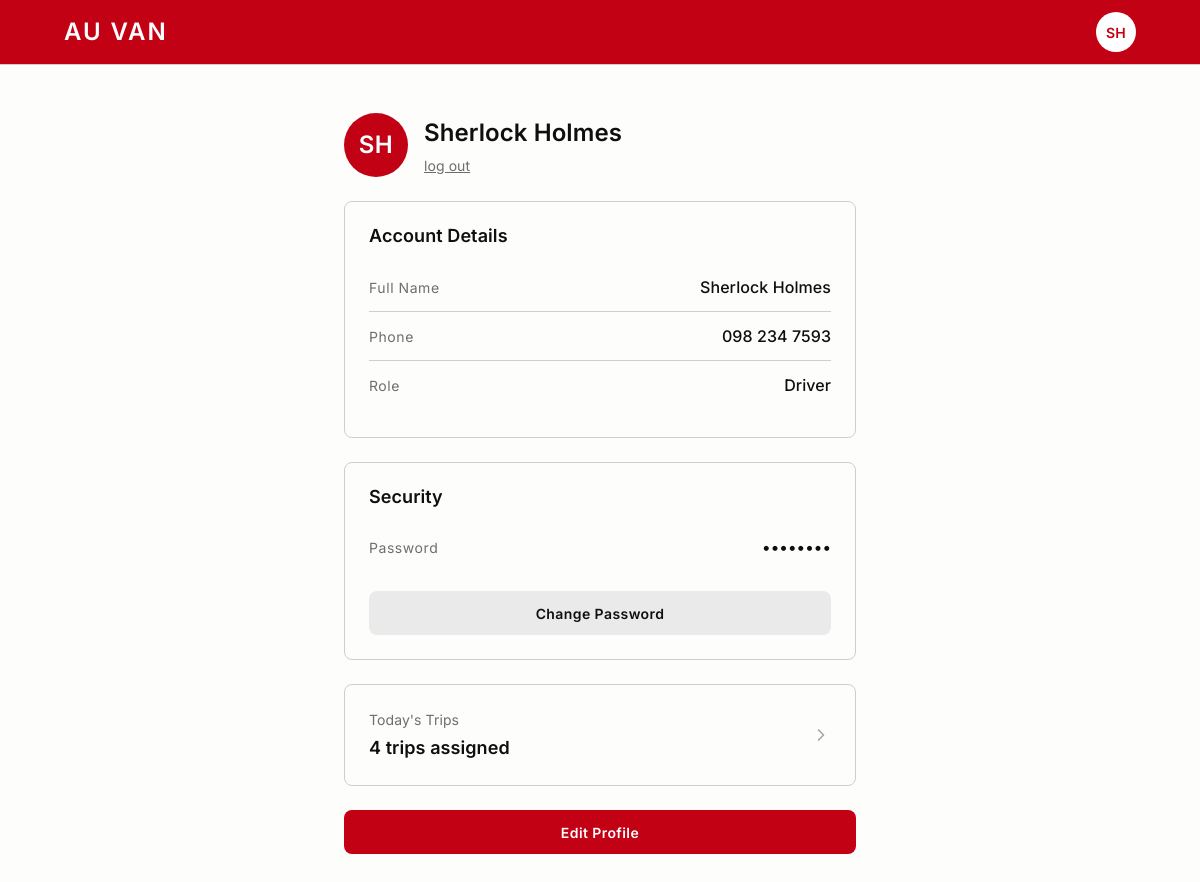
Page /driver-profile.php (signed in) on the committed database.
### tables this page shows
CREATE TABLE users (
    id            INT UNSIGNED NOT NULL AUTO_INCREMENT,
    name          VARCHAR(100) NOT NULL,
    phone         VARCHAR(20)  NOT NULL,
    password_hash VARCHAR(255) NOT NULL,            
    role          ENUM('passenger','driver','admin') NOT NULL DEFAULT 'passenger',
    created_at    TIMESTAMP    NOT NULL DEFAULT CURRENT_TIMESTAMP,
    PRIMARY KEY (id),
    UNIQUE KEY uq_users_phone (phone)               
);

### public/driver-profile.php (called while the page is built, shortened)
<?php
  require_once '../includes/driver-today.php';
  require_once '../includes/auth.php';
  $user = require_role('driver');
  $stmt = db()->prepare('SELECT name, phone FROM users WHERE id = ?');
  $stmt->bind_param('i', $user['id']);
  $stmt->execute();
  $row = $stmt->get_result()->fetch_assoc();
  $profile = [
    'name'  => $row['name'],
    'phone' => format_phone_display($row['phone']),
    'role'  => 'Driver',
  ];
  $trip_count = count(get_todays_trips());
  $summary = [
    'label' => "Today's Trips",
    'value' => $trip_count . ' ' . ($trip_count === 1 ? 'trip' : 'trips') . ' assigned',
    'href'  => 'driver-dashboard.php',
  ];
  $self    = 'driver-profile.php';
  $editing = isset($_GET['edit']);
  include '../includes/header.php';
  include '../includes/profile-shell.php';
  include '../includes/footer.php';
?>

### includes/db.php (called while the page is built, shortened)
<?php
function db(): mysqli
{
    static $conn = null;
    if ($conn instanceof mysqli) {
        return $conn;
    }
    $conn = new mysqli(DB_HOST, DB_USER, DB_PASS, DB_NAME, DB_PORT);
    $conn->set_charset('utf8mb4');
    return $conn;
}

### includes/auth.php (called while the page is built, shortened)
<?php
require_once __DIR__ . '/db.php';
function format_phone_display(string $phone): string
{
    if (preg_match('/^(\d{3})(\d{3})(\d{4})$/', $phone, $m)) {
        return "{$m[1]} {$m[2]} {$m[3]}";
    }
    return $phone;
}

### includes/driver-today.php (called while the page is built, shortened)
<?php
require_once __DIR__ . '/db.php';
require_once __DIR__ . '/today.php';
function get_todays_trips(): array
{
    $driverId = $_SESSION['user_id'] ?? null;
    $todayDate = today_iso();
    $stmt = db()->prepare("
        SELECT
            t.id,
            t.route_id,
            DATE_FORMAT(t.depart_time, '%h : %i %p') AS time,
            v.seats AS capacity,
            (SELECT COALESCE(SUM(b.seats), 0)
               FROM bookings b
              WHERE b.trip_id = t.id AND b.board_status = 'boarded') AS boarded
        FROM trips t
        JOIN vans v ON v.id = t.van_id
        WHERE t.driver_id = ? AND t.trip_date = ?
        ORDER BY t.depart_time
    ");
    $stmt->bind_param('is', $driverId, $todayDate);
    $stmt->execute();
    $result = $stmt->get_result();
    $trips = [];
    while ($row = $result->fetch_assoc()) {
        $trips[] = [
            'id'       => (int) $row['id'],
            'route_id' => (int) $row['route_id'],
            'time'     => $row['time'],
            'capacity' => (int) $row['capacity'],
            'boarded'  => (int) $row['boarded'],
            'status'   => 'upcoming',
        ];
    }
    if (!empty($trips)) {
        $trips[0]['status'] = 'next';
    }
    return $trips;
}

### includes/today.php (called while the page is built, shortened)
<?php
function today_iso(): string
{
    return '2026-05-10';
}

### includes/profile-shell.php (the view, shortened to what this page needs)
<?php
if (!function_exists('profile_initials')) {
    function profile_initials(string $name): string
    {
        $parts = preg_split('/\s+/', trim($name), -1, PREG_SPLIT_NO_EMPTY);
        $first = mb_substr($parts[0], 0, 1);
        $last  = count($parts) > 1 ? mb_substr(end($parts), 0, 1) : '';
        return mb_strtoupper($first . $last);
    }
}
$self    = $self    ?? 'profile.php';
$summary = $summary ?? null;
$editing = $editing ?? isset($_GET['edit']);
?>
<main class="page">
  <div class="container container-mid">
    <div class="profile">
      <div class="profile-head">
        <span class="profile-avatar"><?= htmlspecialchars(profile_initials($profile['name'])) ?></span>
        <span class="profile-id">
          <span class="profile-name"><?= htmlspecialchars($profile['name']) ?></span>
          <a class="profile-logout" href="logout.php">log out</a>
        </span>
      </div>
      <?php if (!$editing): ?>
        <section class="card">
          <h2 class="card-title">Account Details</h2>
          <dl class="profile-list">
            <div class="profile-row">
              <dt class="profile-label">Full Name</dt>
              <dd class="profile-value"><?= htmlspecialchars($profile['name']) ?></dd>
            </div>
            <div class="profile-row">
              <dt class="profile-label">Phone</dt>
              <dd class="profile-value"><?= htmlspecialchars($profile['phone']) ?></dd>
            </div>
            <div class="profile-row">
              <dt class="profile-label">Role</dt>
              <dd class="profile-value"><?= htmlspecialchars($profile['role']) ?></dd>
            </div>
          </dl>
        </section>
        <section class="card">
          <h2 class="card-title">Security</h2>
          <dl class="profile-list">
            <div class="profile-row">
              <dt class="profile-label">Password</dt>
              <dd class="profile-value">••••••••</dd>
            </div>
          </dl>
          <a class="btn btn-secondary btn-block profile-security-action" href="<?= htmlspecialchars($self) ?>?edit=1">Change Password</a>
        </section>
        <?php if ($summary !== null): ?>
          <a class="card profile-summary" href="<?= htmlspecialchars($summary['href']) ?>">
            <span class="profile-summary-text">
              <span class="profile-summary-label"><?= htmlspecialchars($summary['label']) ?></span>
              <span class="profile-summary-value"><?= htmlspecialchars($summary['value']) ?></span>
            </span>
            <span class="profile-summary-go" aria-hidden="true">
              <svg viewBox="0 0 24 24" fill="none" stroke="currentColor"
                   stroke-width="2" stroke-linecap="round" stroke-linejoin="round"
                   focusable="false">
                <polyline points="9 18 15 12 9 6"></polyline>
              </svg>
            </span>
          </a>
        <?php endif; ?>
        <a class="btn btn-primary btn-block" href="<?= htmlspecialchars($self) ?>?edit=1">Edit Profile</a>
      <?php endif; ?>
    </div>
  </div>
</main>

### public/css/style.css (style rules this page uses)
*, *::before, *::after { box-sizing: border-box; }
body, h1, h2, h3, h4, p, figure { margin: 0; }
img, svg { display: block; max-width: 100%; }
:root { --brand-primary: #c20114; --brand-primary-dark: #9c0110; --brand-tint: #f4e4e8; --yellow: #facc15; --yellow-bg: #fef9c3; --green: #16a34a; --green-bg: #dcfce7; --surface: #fdfdfc; --surface-alt: #eaeaea; --text-primary: #100f0d; --text-secondary: #6e6e6e; --text-muted: #a6a6a6; --border: #cecece; --on-primary: #ffffff; --text-xs: 12px; --text-sm: 14px; --text-base: 16px; --text-lg: 18px; --text-xl: 24px; --text-2xl: 32px; --text-3xl: 48px; --leading-tight: 1.15; --leading-normal: 1.5; --weight-regular: 400; --weight-medium: 500; --weight-semibold: 600; --space-1: 4px; --space-2: 8px; --space-3: 12px; --space-4: 16px; --space-5: 24px; --space-6: 32px; --space-7: 48px; --space-8: 64px; --control-h: 44px; --control-h-sm: 36px; --control-pad-x: var(--space-5); --btn-min-w: 140px; --w-narrow: 420px; --w-mid: 560px; --w-content: 720px; --w-wide: 1120px; --navbar-h: 64px; --avatar-size: 40px; --radius: 8px; --radius-pill: 999px; --border-w: 1px; --font-body: 'Inter', 'Noto Sans Thai', sans-serif; }
body { background: var(--surface); color: var(--text-primary); font-family: var(--font-body); font-size: var(--text-base); line-height: var(--leading-normal); letter-spacing: 0.005em; }
h2 { font-size: var(--text-2xl); font-weight: var(--weight-semibold); line-height: var(--leading-tight); }
a { color: var(--brand-primary); }
.page { padding-top: var(--space-7); padding-bottom: var(--space-7); }
.container { width: 100%; max-width: var(--w-content); margin-left: auto; margin-right: auto; padding-left: var(--space-5); padding-right: var(--space-5); }
.container-mid { max-width: var(--w-mid); }
.btn { display: inline-flex; align-items: center; justify-content: center; height: var(--control-h); min-width: var(--btn-min-w); padding: 0 var(--control-pad-x); border: var(--border-w) solid transparent; border-radius: var(--radius); font-size: var(--text-sm); font-weight: var(--weight-semibold); letter-spacing: 0.03em; text-decoration: none; cursor: pointer; transition: background-color 0.15s ease, color 0.15s ease; }
.btn-primary { background: var(--brand-primary); color: var(--on-primary); }
.btn-secondary { background: var(--surface-alt); color: var(--text-primary); }
.btn-block { width: 100%; }
.card { background: var(--surface); border: var(--border-w) solid var(--border); border-radius: var(--radius); padding: var(--space-5); }
.card-title { margin-bottom: var(--space-4); font-size: var(--text-lg); font-weight: var(--weight-semibold); }
.profile { display: grid; row-gap: var(--space-5); }
.profile-head { display: flex; align-items: center; gap: var(--space-4); }
.profile-avatar { display: grid; place-items: center; flex-shrink: 0; width: 64px; height: 64px; border-radius: var(--radius-pill); background: var(--brand-primary); color: var(--on-primary); font-size: var(--text-xl); font-weight: var(--weight-semibold); letter-spacing: 0.02em; }
.profile-id { display: grid; row-gap: var(--space-1); }
.profile-name { font-size: var(--text-xl); font-weight: var(--weight-semibold); }
.profile-logout { justify-self: start; font-size: var(--text-sm); color: var(--text-secondary); }
.profile-list { display: grid; }
.profile-row { display: flex; align-items: baseline; justify-content: space-between; gap: var(--space-4); padding: var(--space-3) 0; border-bottom: var(--border-w) solid var(--border); }
.profile-row:last-child { padding-bottom: 0; border-bottom: none; }
.profile-label { font-size: var(--text-sm); color: var(--text-secondary); letter-spacing: 0.04em; }
.profile-value { margin: 0; font-weight: var(--weight-medium); text-align: right; }
.profile-security-action { margin-top: var(--space-4); }
.profile-summary { display: flex; align-items: center; gap: var(--space-4); color: var(--text-primary); text-decoration: none; transition: border-color 0.15s ease; }
.profile-summary-text { display: grid; row-gap: var(--space-1); }
.profile-summary-label { font-size: var(--text-sm); color: var(--text-secondary); }
.profile-summary-value { font-size: var(--text-lg); font-weight: var(--weight-semibold); }
.profile-summary-go { flex-shrink: 0; margin-left: auto; display: flex; color: var(--text-muted); }
.profile-summary-go svg { width: 20px; height: 20px; }

### rows in the picture
users: profile_initials($profile['name']) "SH", name "Sherlock Holmes", name+phone "098 234 7593", name+phone "Driver"

### other values in the picture
$initials "SH"
$summary['label'] "Today's Trips"
$summary['value'] "4 trips assigned"
